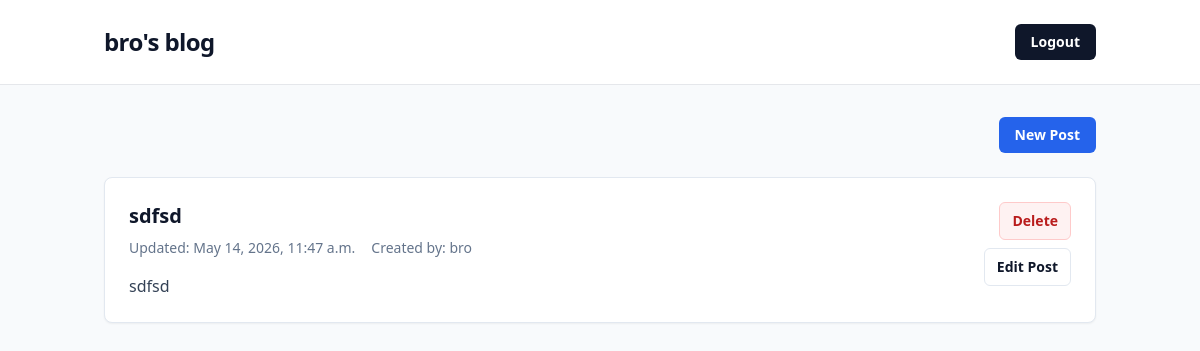
The page / (signed in) on the database as committed earlier.
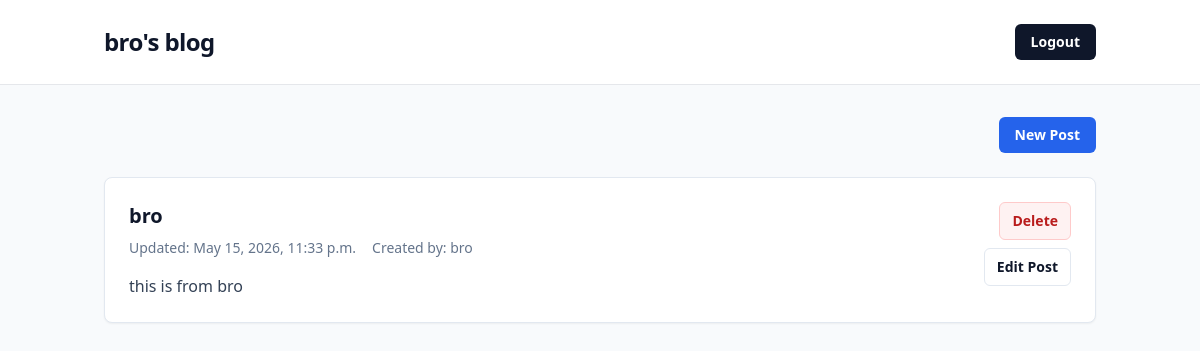
The same page on the database as committed later.
### myblog/models.py (models this page shows)
class post(models.Model):
        title = models.CharField(max_length=100)
        body = models.CharField(max_length=100000)
        updated_at = models.DateTimeField(auto_now=True)
        created_date = models.DateTimeField(auto_now_add=True)
        author = models.ForeignKey(User, on_delete=models.CASCADE)

### myblog/views.py (the view)
# urls.py: path('', views.home, name="home"),
@login_required
def home(request):
    if request.method == 'POST':
        px = request.POST['post_id']
        obs = post.objects.get(id=px)
        obs.delete()
        return redirect('/')
    else:
        p = post.objects.all()
        user = request.user
        return render(request, 'index.html', {'p' : p, 'user' : user})

### templates/index.html (shortened to what this page needs)
{% extends 'base.html' %}
{% block body %}
<div class="min-h-screen">
    <header class="border-b bg-white">
        <div class="mx-auto flex max-w-5xl items-center justify-between px-4 py-6">
            <h1 class="text-2xl font-bold tracking-tight">{{ user }}'s blog</h1>
            <form action="{% url 'logout' %}">
                <button type="submit" value="Send Request"
                    class="inline-flex items-center rounded-md bg-slate-900 px-4 py-2 text-sm font-semibold text-white hover:bg-slate-800 focus:outline-none focus-visible:ring-2 focus-visible:ring-slate-900 focus-visible:ring-offset-2">
                    Logout
                </button>
            </form>
        </div>
    </header>
    <main class="mx-auto max-w-5xl px-4 py-8">
        <div class="flex justify-end">
            <a href="{% url 'createPost' %}"
                class="inline-flex items-center rounded-md bg-blue-600 px-4 py-2 text-sm font-semibold text-white hover:bg-blue-700 focus:outline-none focus-visible:ring-2 focus-visible:ring-blue-600 focus-visible:ring-offset-2">
                New Post
            </a>
        </div>
        <div class="mt-6 space-y-4">
            {% for post in p reversed %}
            <article class="rounded-lg border border-slate-200 bg-white p-6 shadow-sm">
                <div class="flex flex-col gap-4 sm:flex-row sm:items-start sm:justify-between">
                    <a href="/pos/{{post.id}}" class="min-w-0 flex-1 no-underline">
                        <h2 class="truncate text-xl font-semibold text-slate-900">{{post.title}}</h2>
                        <div class="mt-2 flex flex-wrap gap-x-4 gap-y-1 text-sm text-slate-500">
                            <span>Updated: {{post.updated_at}}</span>
                            <span>Created by: {{ post.author.username }}</span>
                        </div>
                        <p class="mt-4 text-slate-700">{{post.body | truncatewords:20}}</p>
                    </a>
                    <div class="flex shrink-0 flex-row gap-2 sm:flex-col sm:items-end">
                        <form method="POST">
                            <button type="submit"  value="Send Request"
                                class="inline-flex items-center rounded-md border border-red-200 bg-red-50 px-3 py-2 text-sm font-semibold text-red-700 hover:bg-red-100 focus:outline-none focus-visible:ring-2 focus-visible:ring-red-600 focus-visible:ring-offset-2">
                                Delete
                            </button>
                        </form>
                        <form method="POST" action="{% url 'editPost' %}">
                            <button type="submit" value="Send Request"
                                class="inline-flex items-center rounded-md border border-slate-200 bg-white px-3 py-2 text-sm font-semibold text-slate-900 hover:bg-slate-50 focus:outline-none focus-visible:ring-2 focus-visible:ring-slate-900 focus-visible:ring-offset-2">
                                Edit Post
                            </button>
                        </form>
                    </div>
                </div>
            </article>
            {% endfor %}
        </div>
    </main>
</div>
{% endblock %}

### templates/base.html (shortened to what this page needs)
<!DOCTYPE html>
<html lang="en">
<head>
    {% load static %}
    <script src="https://cdn.tailwindcss.com?plugins=forms,typography"></script>
</head>
<body class="min-h-screen bg-slate-50 text-slate-900">
    {% block body %}
    {% endblock %}
</body>
</html>

Rows that differ between the two databases and show on the page:
removed post: title "sdfsd", updated_at "May 14, 2026, 11:47 a.m.", author.username "bro", body "sdfsd"
added post: title "bro", updated_at "May 15, 2026, 11:33 p.m.", author.username "bro", body "this is from bro"
